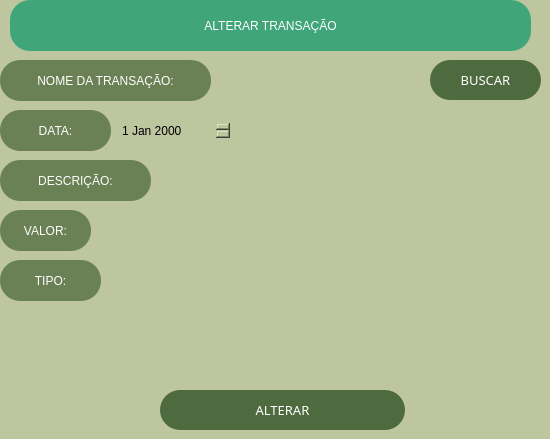
             <widget class="QWidget" name="page_atualizar">
              <property name="styleSheet">
               <string notr="true">
background-color: rgb(190, 198, 160);
border-top-left-radius: 20px;
border-bottom-left-radius: 20px;
border-top-right-radius: 20px;
border-bottom-right-radius: 20px;</string>
              </property>
              <widget class="QLabel" name="label_15">
               <property name="geometry">
                <rect>
                 <x>10</x>
                 <y>0</y>
                 <width>521</width>
                 <height>51</height>
                </rect>
               </property>
               <property name="styleSheet">
                <string notr="true">background-color: rgb(64, 165, 120);
color: rgb(255, 255, 255);


</string>
               </property>
               <property name="text">
                <string>ALTERAR TRANSAÇÃO</string>
               </property>
               <property name="alignment">
                <set>Qt::AlignCenter</set>
               </property>
              </widget>
              <widget class="QLabel" name="label_6">
               <property name="geometry">
                <rect>
                 <x>0</x>
                 <y>60</y>
                 <width>211</width>
                 <height>41</height>
                </rect>
               </property>
               <property name="styleSheet">
                <string notr="true">background-color: rgb(138, 80, 255);
color: rgb(255, 255, 255);
background-color: rgb(105, 129, 85);

font: 87 11pt &quot;Arial Black&quot;;</string>
               </property>
               <property name="text">
                <string>NOME DA TRANSAÇÃO:</string>
               </property>
               <property name="alignment">
                <set>Qt::AlignCenter</set>
               </property>
              </widget>
              <widget class="QLabel" name="label_2">
               <property name="geometry">
                <rect>
                 <x>0</x>
                 <y>110</y>
                 <width>111</width>
                 <height>41</height>
                </rect>
               </property>
               <property name="styleSheet">
                <string notr="true">background-color: rgb(138, 80, 255);
color: rgb(255, 255, 255);
background-color: rgb(105, 129, 85);

font: 87 11pt &quot;Arial Black&quot;;</string>
               </property>
               <property name="text">
                <string>DATA:</string>
               </property>
               <property name="alignment">
                <set>Qt::AlignCenter</set>
               </property>
              </widget>
              <widget class="QLabel" name="label_3">
               <property name="geometry">
                <rect>
                 <x>0</x>
                 <y>260</y>
                 <width>101</width>
                 <height>41</height>
                </rect>
               </property>
               <property name="styleSheet">
                <string notr="true">background-color: rgb(138, 80, 255);
color: rgb(255, 255, 255);
background-color: rgb(105, 129, 85);

font: 87 11pt &quot;Arial Black&quot;;</string>
               </property>
               <property name="text">
                <string>TIPO:</string>
               </property>
               <property name="alignment">
                <set>Qt::AlignCenter</set>
               </property>
              </widget>
              <widget class="QLabel" name="label_4">
               <property name="geometry">
                <rect>
                 <x>0</x>
                 <y>210</y>
                 <width>91</width>
                 <height>41</height>
                </rect>
               </property>
               <property name="styleSheet">
                <string notr="true">background-color: rgb(138, 80, 255);
color: rgb(255, 255, 255);
background-color: rgb(105, 129, 85);

font: 87 11pt &quot;Arial Black&quot;;</string>
               </property>
               <property name="text">
                <string>VALOR:</string>
               </property>
               <property name="alignment">
                <set>Qt::AlignCenter</set>
               </property>
              </widget>
              <widget class="QLabel" name="label_5">
               <property name="geometry">
                <rect>
                 <x>0</x>
                 <y>160</y>
                 <width>151</width>
                 <height>41</height>
                </rect>
               </property>
               <property name="styleSheet">
                <string notr="true">background-color: rgb(138, 80, 255);
color: rgb(255, 255, 255);
background-color: rgb(105, 129, 85);

font: 87 11pt &quot;Arial Black&quot;;</string>
               </property>
               <property name="text">
                <string>DESCRIÇÃO:</string>
               </property>
               <property name="alignment">
                <set>Qt::AlignCenter</set>
               </property>
              </widget>
              <widget class="QPushButton" name="bt_alteraralt">
               <property name="geometry">
                <rect>
                 <x>160</x>
                 <y>390</y>
                 <width>245</width>
                 <height>40</height>
                </rect>
               </property>
               <property name="minimumSize">
                <size>
                 <width>100</width>
                 <height>30</height>
                </size>
               </property>
               <property name="font">
                <font>
                 <family>Arial Black</family>
                 <pointsize>10</pointsize>
                 <weight>9</weight>
                 <italic>false</italic>
                 <bold>false</bold>
                </font>
               </property>
               <property name="styleSheet">
                <string notr="true">QPushButton{

	background-color: rgb(136, 153, 128);
	background-color: rgb(123, 159, 110);
	background-color: rgb(78, 106, 63);
border-top-left-radius: 20px;
border-bottom-left-radius: 20px;
color: rgb(255, 255, 255);
font: 77 10pt &quot;Arial Black&quot;;
}


QPushButton::hover{
	background-color: rgb(212, 231, 197);
background-color: white;
border-top-left-radius: 20px;
border-bottom-left-radius: 20px;
color: rgb(0, 0, 0);
font: 77 10pt &quot;Arial Black&quot;;
}</string>
               </property>
               <property name="text">
                <string>ALTERAR</string>
               </property>
               <property name="icon">
                <iconset>
                 <normaloff>../../../Downloads/icons8-à-direita-dentro-de-um-círculo-50.png</normaloff>../../../Downloads/icons8-à-direita-dentro-de-um-círculo-50.png</iconset>
               </property>
               <property name="iconSize">
                <size>
                 <width>28</width>
                 <height>28</height>
                </size>
               </property>
              </widget>
              <widget class="QLineEdit" name="insert_nometransacaoalt">
               <property name="geometry">
                <rect>
                 <x>220</x>
                 <y>80</y>
                 <width>201</width>
                 <height>21</height>
                </rect>
               </property>
              </widget>
              <widget class="QPushButton" name="bt_buscaralt">
               <property name="geometry">
                <rect>
                 <x>430</x>
                 <y>60</y>
                 <width>111</width>
                 <height>40</height>
                </rect>
               </property>
               <property name="minimumSize">
                <size>
                 <width>100</width>
                 <height>30</height>
                </size>
               </property>
               <property name="font">
                <font>
                 <family>Arial Black</family>
                 <pointsize>10</pointsize>
                 <weight>9</weight>
                 <italic>false</italic>
                 <bold>false</bold>
                </font>
               </property>
               <property name="styleSheet">
                <string notr="true">QPushButton{

	background-color: rgb(136, 153, 128);
	background-color: rgb(123, 159, 110);
	background-color: rgb(78, 106, 63);
border-top-left-radius: 20px;
border-bottom-left-radius: 20px;
color: rgb(255, 255, 255);
font: 77 10pt &quot;Arial Black&quot;;
}


QPushButton::hover{
	background-color: rgb(212, 231, 197);
background-color: white;
border-top-left-radius: 20px;
border-bottom-left-radius: 20px;
color: rgb(0, 0, 0);
font: 77 10pt &quot;Arial Black&quot;;
}</string>
               </property>
               <property name="text">
                <string>BUSCAR</string>
               </property>
               <property name="icon">
                <iconset>
                 <normaloff>../../../Downloads/icons8-pesquisar-50.png</normaloff>../../../Downloads/icons8-pesquisar-50.png</iconset>
               </property>
               <property name="iconSize">
                <size>
                 <width>28</width>
                 <height>28</height>
                </size>
               </property>
              </widget>
              <widget class="QDateEdit" name="data_alterar">
               <property name="geometry">
                <rect>
                 <x>120</x>
                 <y>120</y>
                 <width>111</width>
                 <height>21</height>
                </rect>
               </property>
              </widget>
              <widget class="QLineEdit" name="insert_descricaoalt">
               <property name="geometry">
                <rect>
                 <x>160</x>
                 <y>170</y>
                 <width>201</width>
                 <height>21</height>
                </rect>
               </property>
              </widget>
              <widget class="QLineEdit" name="insert_valoralt">
               <property name="geometry">
                <rect>
                 <x>100</x>
                 <y>220</y>
                 <width>201</width>
                 <height>21</height>
                </rect>
               </property>
              </widget>
              <widget class="QLineEdit" name="insert_tipoalt">
               <property name="geometry">
                <rect>
                 <x>110</x>
                 <y>270</y>
                 <width>201</width>
                 <height>21</height>
                </rect>
               </property>
              </widget>
             </widget>
